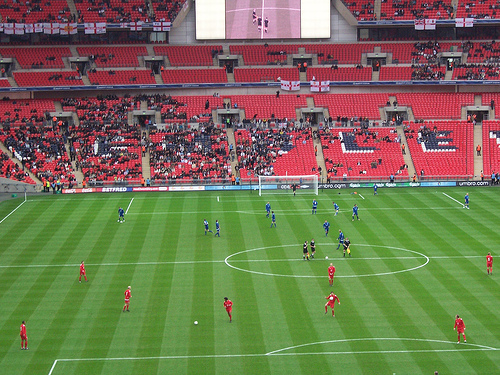
%> input picture Assigments/Assigment2/data/soccer_field4.jpg, 500 x 375 px
$ octave task2.m   (GNU Octave 9; MATLAB toolbox functions it lacks are replaced by stand-ins)
%> lines starting %> are read from the running program, lines starting %| are printed output that depends on the picture; in (x1, y1, x2, y2) boxes, pixels count from 0 and x2, y2 are one past the last pixel; in counts of white or black regions, pixels touching at a corner belong together; the program's own positions count from 1
### Assigments/Assigment2/code/remove_holes.m
function C = remove_holes(binary_image)
C = ~binary_image
[labels, number] = bwlabel(C, 4);
for i = 1:number
    component_image = (labels == i);
    if(component_image(1,1) == 1)
       id = i
       break
    end
end
C = ~(labels == id);

### Assigments/Assigment2/code/task2.m
image = imread('../data/soccer_field4.jpg')
%> image is the input picture: size 375x500x3 uint8; mean R, G, B 116.3, 114.9, 82.9
color = double(image);
%figure(1); imshow(color/255);
r = color(:,:, 1);
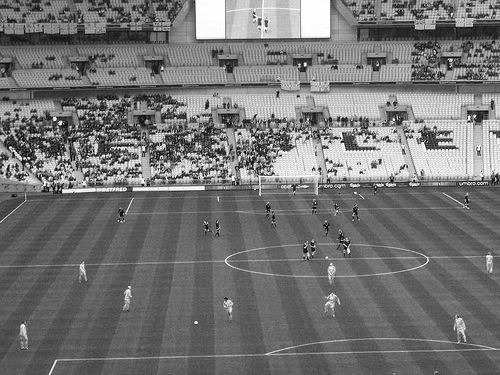
%> r: size 375x500 double; min 0, max 255, mean 116.3
g = color(:,:, 2);
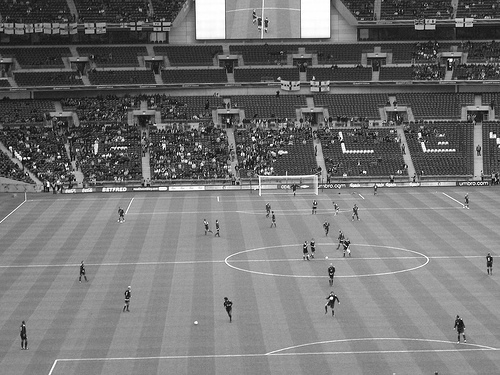
%> g: size 375x500 double; min 0, max 255, mean 114.9
b = color(:,:, 3);
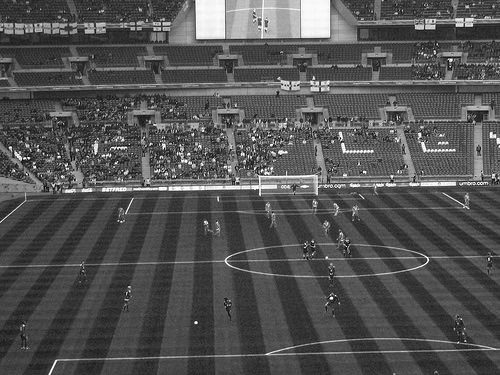
%> b: size 375x500 double; min 0, max 255, mean 82.9

%%
green = ((g - r > 10) & (g - b > 0));
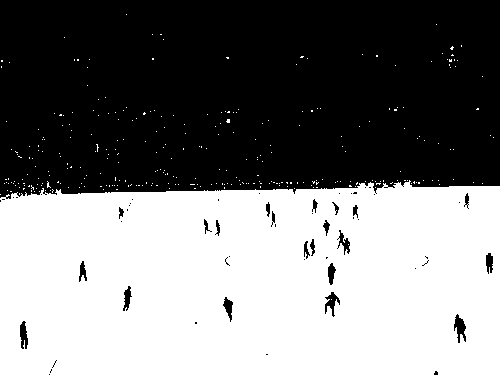
%> green: size 375x500 logical; 48.7% white; 307 white regions (306 under 20 px), largest, box (x1, y1, x2, y2) and area: (0, 180, 500, 375) 90808
field = imerode(remove_holes(green), [0,1,0; 1,1,1; 0,1,0])
%> in remove_holes, `[labels, number] = bwlabel(C, 4);`:
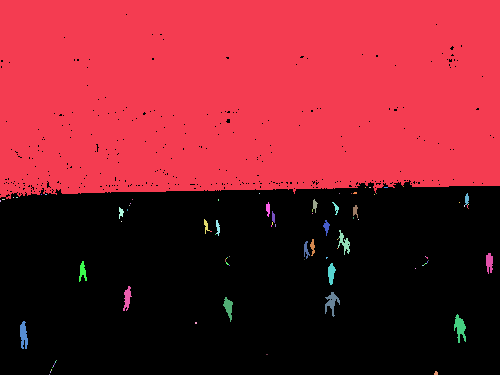
%> labels: size 375x500 double; 89 distinct labels, from 0 to 88; one colour per label, 0 black
%> in remove_holes, `[labels, number] = bwlabel(C, 4);`: number = 88
%> the loop in remove_holes, `for i = 1:number` made 1 pass
%> id on pass 1: 1
%> pass 1, in remove_holes, `component_image = (labels == i);`:
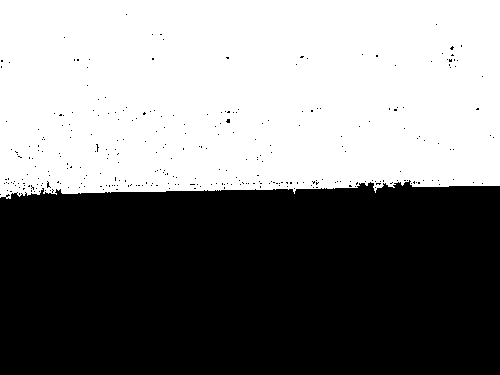
%> component_image: size 375x500 logical; 50.3% white; 305 black regions (304 under 20 px), largest, box (x1, y1, x2, y2) and area: (0, 180, 500, 375) 92618
%> field: size 375x500 logical; 49.1% white; 5 white regions (4 under 20 px), largest, box (x1, y1, x2, y2) and area: (0, 183, 500, 375) 92029
figure(1); imshow(field);

%%
red = ((r - g > 10) & (r - b > 10))
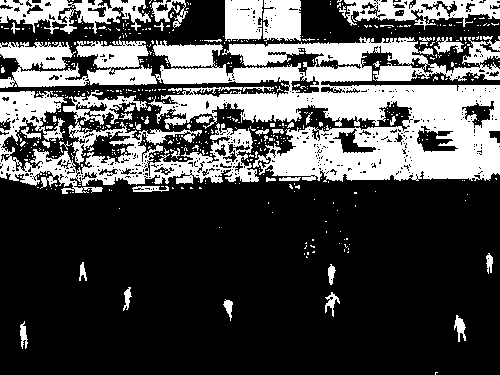
%> red: size 375x500 logical; 29.9% white; 564 white regions (522 under 20 px), largest, box (x1, y1, x2, y2) and area: (0, 36, 500, 182) 33708, (0, 90, 259, 194) 10285, (0, 0, 151, 34) 2580
%> (the run ends here)

$ run again, with Assigments/Assigment2/data/ocean.jpg copied over Assigments/Assigment2/data/soccer_field4.jpg
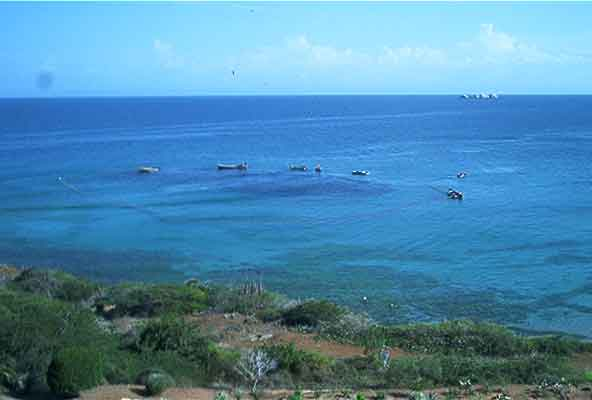
%> input picture Assigments/Assigment2/data/ocean.jpg, 592 x 400 px
%> image is the input picture: size 400x592x3 uint8; mean R, G, B 77.6, 137.1, 173
%> green: size 400x592 logical; 18.4% white; 23 white regions (17 under 20 px), largest, box (x1, y1, x2, y2) and area: (0, 271, 592, 400) 43211, (250, 383, 265, 400) 152, (240, 336, 271, 339) 82, (497, 393, 511, 400) 56, (225, 325, 240, 331) 34, (266, 373, 272, 384) 32
%> labels: size 400x592 double; 57 distinct labels, from 0 to 56
%> number = 56
%> the loop in remove_holes, `for i = 1:number` made 1 pass
%> id on pass 1: 1
%> pass 1, in remove_holes, `component_image = (labels == i);`:
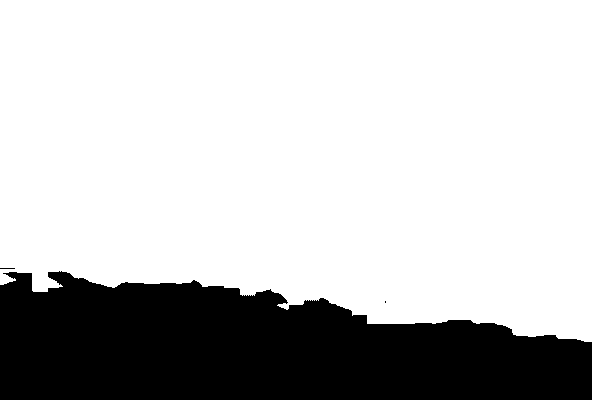
%> component_image: size 400x592 logical; 76% white; 3 black regions (2 under 20 px), largest, box (x1, y1, x2, y2) and area: (0, 271, 592, 400) 56772
%> field: size 400x592 logical; 23.7% white; 1 white region, box (x1, y1, x2, y2) and area: (0, 272, 592, 400) 56042
%> `red = ((r - g > 10) & (r - b > 10))`:
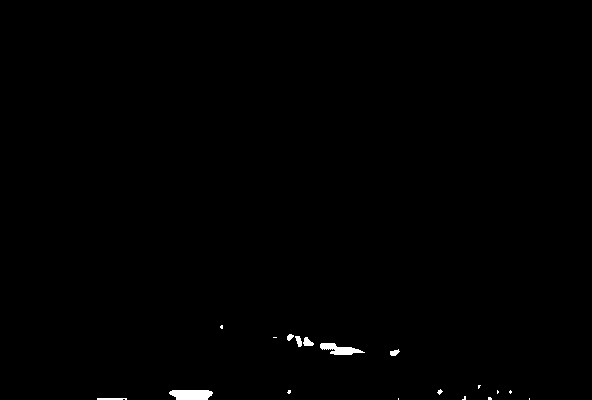
%> red: size 400x592 logical; 0.43% white; 18 white regions (11 under 20 px), largest, box (x1, y1, x2, y2) and area: (169, 390, 213, 400) 382, (320, 343, 365, 355) 294, (303, 337, 314, 346) 65
